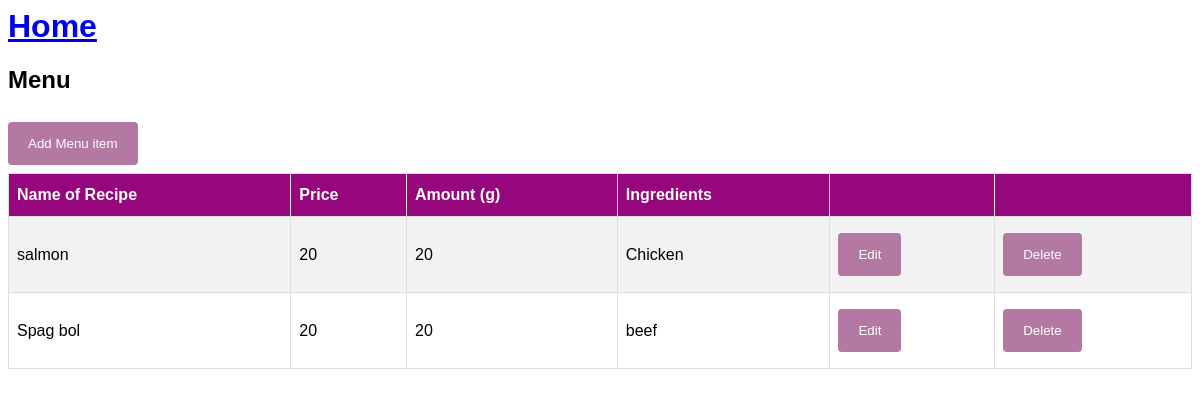
The app's page /menu/list/ (signed in) with its own data.
### recipe/models.py (models this page shows, shortened)
class Menu(models.Model):
    menu_item = models.CharField(max_length=20)
    price = models.IntegerField(default=20)
    amount = models.IntegerField(default=20)
    strength = models.CharField(max_length=20, default='-')
    ingred = models.ForeignKey(Ingredients, on_delete=models.CASCADE)

class Ingredients(models.Model):
    ingredients = models.CharField(max_length=20)
    price = models.IntegerField()
    amount = models.IntegerField()
    def __str__(self):
        return self.ingredients

### recipe/views.py (the view)
# urls.py: path('menu/list/', views.MenuList.as_view(), name="menulist"),
class MenuList(LoginRequiredMixin, ListView):
   model = Menu

### recipe/templates/recipe/menu_list.html
{% extends 'recipe/base.html' %}
{% block content %}
<h2>Menu</h2>
<a href="{% url 'menucreate' %}"><button class="btn">Add Menu item</button></a>
<table id="recipes">
  <tr>
    <th>Name of Recipe</th>
    <th>Price</th>
    <th>Amount (g)</th>
    <th>Ingredients</th>
      <th> </th>
      <th> </th>
  </tr>
  {% for menu in menu_list %}
  <tr>
      <td>{{ menu.menu_item }}</td>
      <td>{{ menu.price }}</td>
      <td>{{ menu.amount }}</td>
      <td>{{ menu.ingred}}</td>
      <td><a href="{% url 'menuupdate' menu.id %}"><button>Edit</button></a></td>
      <td><a href="{% url 'menudelete' menu.id %}"><button>Delete</button></a></td>
  </tr>
  {% endfor %}
</table>
{% endblock %}

### recipe/templates/recipe/base.html (style rules this page uses)
body { font-family: Arial, Helvetica, sans-serif; }
table { border-collapse: collapse; width: 100%; }
td, th { border: 1px solid #ddd; padding: 8px; }
tr:nth-child(even) { background-color: #f2f2f2; }
th { padding-top: 12px; padding-bottom: 12px; text-align: left; background-color: #96067c; color: white; }
button, input[type=submit] { background-color: #b379a1; color: white; padding: 14px 20px; margin: 8px 0; border: none; border-radius: 4px; cursor: pointer; }

### records on screen
Menu: menu_item "salmon", price "20", amount "20", ingred "Chicken"
Menu: menu_item "Spag bol", price "20", amount "20", ingred "beef"
